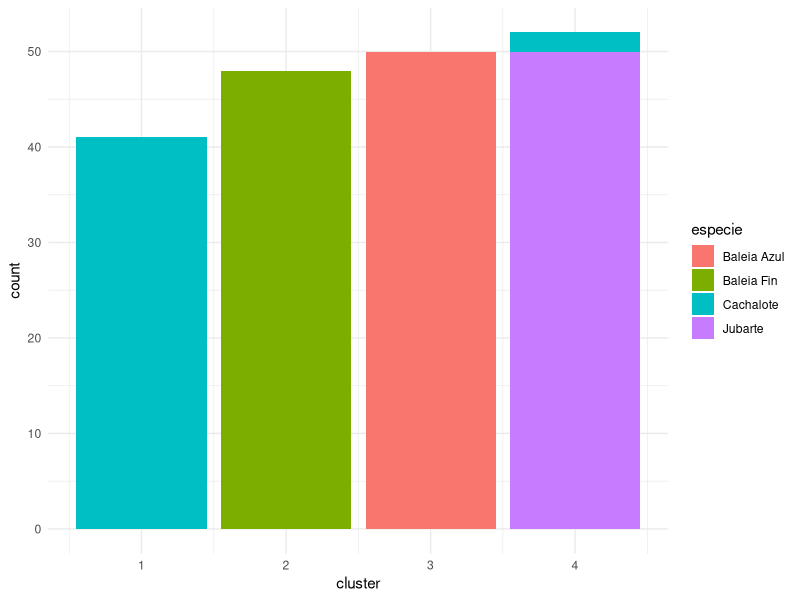
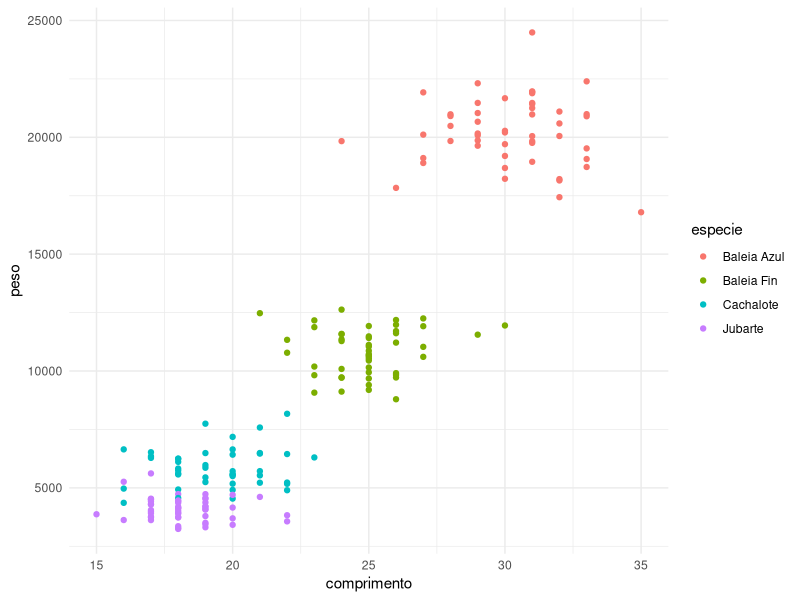
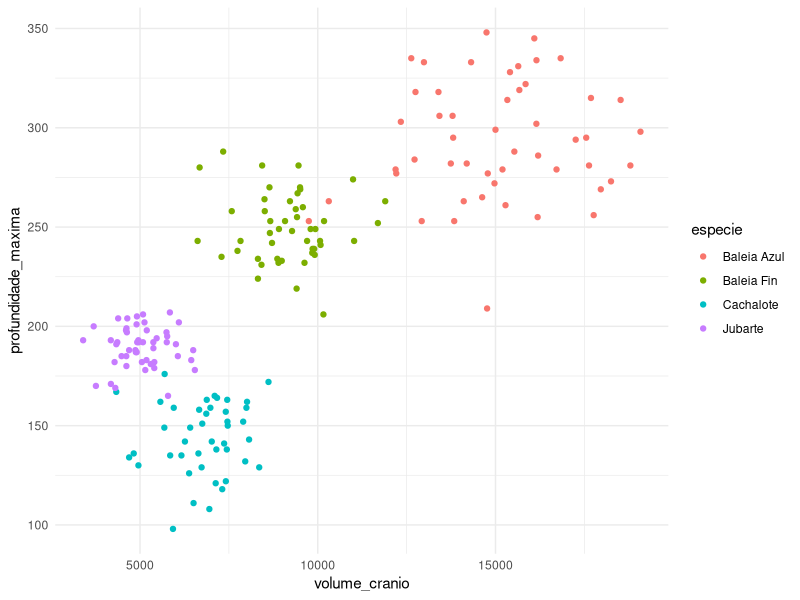
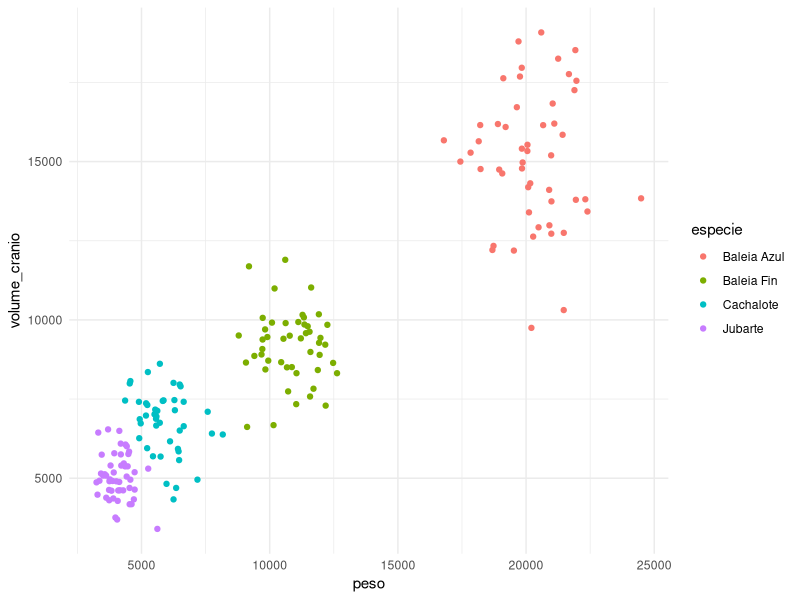

These figures' R source, in order:
library(ggplot2)

setwd("< Caminho para a Base de Dados >")

baleia <- read.table(file = "baleias.txt", header = TRUE, sep = ",")
View(baleia)


# Limpeza dos dados
baleia$especie <- as.factor(baleia$especie)

summary(baleia)

baleia <- na.omit(baleia)

baleia_normalizada <- scale(baleia[,-1])

clusterizacao <- kmeans(x = baleia_normalizada, centers = 4, nstart = 20)

cluster <- clusterizacao$cluster

baleia$cluster <- cluster


ggplot(baleia, aes(x = cluster, fill = especie)) +
  geom_bar() + 
  theme_minimal()

# ======================================================================================================================

baleia_normalizada$specie <- baleia$especie


ggplot(baleia, aes(x = comprimento, y = peso, color = especie)) +
  geom_point() +
  theme_minimal()


ggplot(baleia, aes(x = volume_cranio, y = profundidade_maxima, color = especie)) +
  geom_point() +
  theme_minimal()


ggplot(baleia, aes(x = peso, y = volume_cranio, color = especie)) +
  geom_point() +
  theme_minimal()








